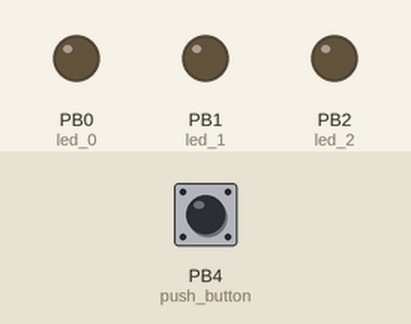
Recording of a sketch running on a simulated ATtiny85, built with avr-gcc and run on an emulated ATtiny85. On the bench: output pins drawn as LEDs (lit = HIGH). Dashed ring = blinking. The inputs (shaded band) are chosen by the test bench; at power-on: PB4 (push_button) HIGH.

Above: at 1.2 s.
1.3 s: PB4 (push_button) pulled LOW for 1 s
At 1.55 s:
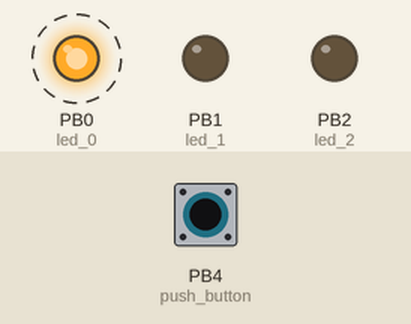
3.8 s: PB4 (push_button) pulled LOW for 0.15 s
At 5.0 s:
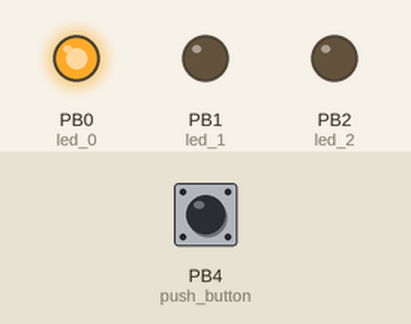
5.5 s: PB4 (push_button) pulled LOW for 3.2 s
At 9.8 s:
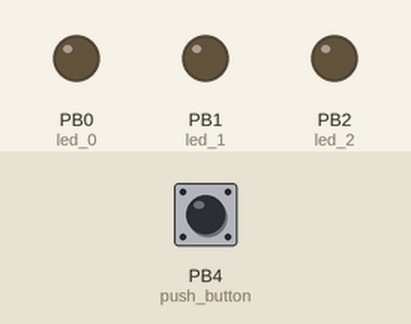
Timing chart, 0 to 11.3 s (numbered marks = the images above; inputs shaded):
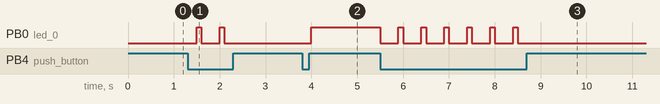

Measured:
- after the input at 1.3 s, PB0 (led_0): alternates HIGH for 0.10 s and LOW for 0.40 s, 4 changes in all, then stays LOW, starting after 0.20 s
- after the input at 3.8 s, PB0 (led_0): LOW → HIGH after 0.20 s
- after the input at 5.5 s, PB0 (led_0): alternates HIGH for 0.10 s and LOW for 0.40 s, 13 changes in all, then stays LOW, starting at once

The sketch:

RamenTimer_AtTiny_1.ino
```cpp
//Yui_maker ramen PCB timer code.
//This is a code for 3 minutes and the numbers are hard coded in it. :(
//the tone library wasn't working for playing tones with AtTiny 85 so, I used another code found online
//This is the final version of the code uploaded on the IC

#include <Arduino.h>

int push_button = 4;
int buzz = 3;
int led_2 = 2;
int led_1 = 1;
int led_0 = 0;

long Timestamp_Button_Pressed;

bool timerRunning = false;

void setup()
{
  // Set LED and buzzer pins as outputs, and the button pin as an input with pull-up
  pinMode(led_0, OUTPUT);
  pinMode(led_1, OUTPUT);
  pinMode(led_2, OUTPUT);
  pinMode(buzz, OUTPUT);
  pinMode(push_button, INPUT_PULLUP);

  // Initialize variables
  Timestamp_Button_Pressed = 0;

  // Put the buzzer to silent
  noTone(buzz);
}

void loop()
{
  // Check if the button is pressed
  if (digitalRead(push_button) == LOW && !timerRunning)
  {
    // Let the button debounce
    delay(200);
    // start the initial timer for button press
    Timestamp_Button_Pressed = millis();
    // turn on the flag for timer running
    timerRunning = true;

    //loop for the first minute
    while (millis() - Timestamp_Button_Pressed <= 60000)
    {
      digitalWrite(led_0, HIGH);
      digitalWrite(led_1, LOW);
      digitalWrite(led_2, LOW);
      //if button pressed turn the timer off
      if (digitalRead(push_button) == LOW) {
        break;
      }

    }
    // turn on second LED for the second minute
    while ((millis() - Timestamp_Button_Pressed <= 120000) && (millis() - Timestamp_Button_Pressed > 60000) )
    {
      digitalWrite(led_0, HIGH);
      digitalWrite(led_1, HIGH);
      digitalWrite(led_2, LOW);

      if (digitalRead(push_button) == LOW) {
        break;
      }

    }
    // turn on third LED for the third minute
    while ((millis() - Timestamp_Button_Pressed <= 180000) && (millis() - Timestamp_Button_Pressed > 120000) )
    {
      digitalWrite(led_0, HIGH);
      digitalWrite(led_1, HIGH);
      digitalWrite(led_2, HIGH);

      if (digitalRead(push_button) == LOW) {
        break;
      }

    }
  }
  // Check if it's the end of the third minute
  if (millis() - Timestamp_Button_Pressed > 180000 && timerRunning)
  {
    //Untill user presses a button let all LEDs be on and buzzer running
    while (digitalRead(push_button) == HIGH) {
      digitalWrite(led_0, HIGH);
      digitalWrite(led_1, HIGH);
      digitalWrite(led_2, HIGH);
      //tone library wasn't working so, this code is for buzzing the buzzer
      for (int i = 150; i > 85; i--) {
        analogWrite(buzz, i);
      }
      delay(100);
      digitalWrite(buzz, LOW);
      delay(100);
    }

    // Reset variables if the user presses the button
    if (digitalRead(push_button) == LOW) {
      Timestamp_Button_Pressed = 0;
      timerRunning = false;
      noTone(buzz);
      digitalWrite(led_0, LOW);
      digitalWrite(led_1, LOW);
      digitalWrite(led_2, LOW);
      delay(250);
    }

  }

  // If the button was pressed while timer was running for more than 100 miliseconds.
  if (timerRunning && (digitalRead(push_button) == LOW) && (millis() - Timestamp_Button_Pressed < 180000) && (millis() - Timestamp_Button_Pressed > 100))
  {
    // Button is pressed while the timer is running, cancel everything
    Timestamp_Button_Pressed = 0;
    timerRunning = false;
    noTone(buzz);
    digitalWrite(led_0, LOW);
    digitalWrite(led_1, LOW);
    digitalWrite(led_2, LOW);
    delay(200);
  }
}
```
